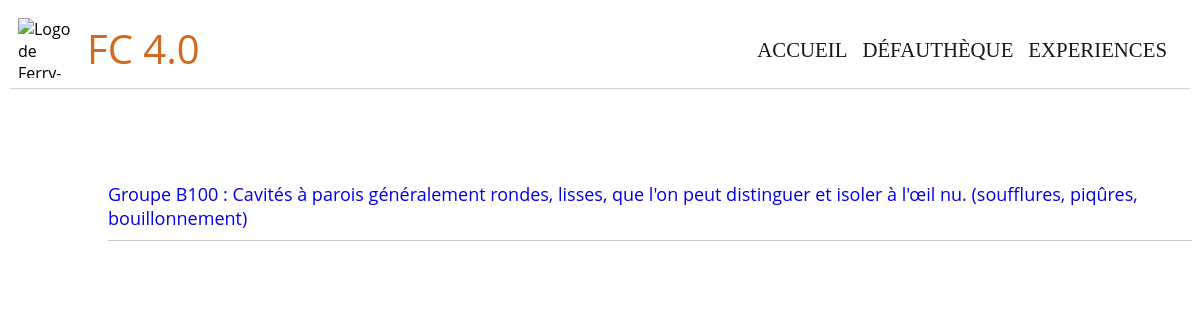
/Webfautheque/B/, run on an earlier commit of the app's database.
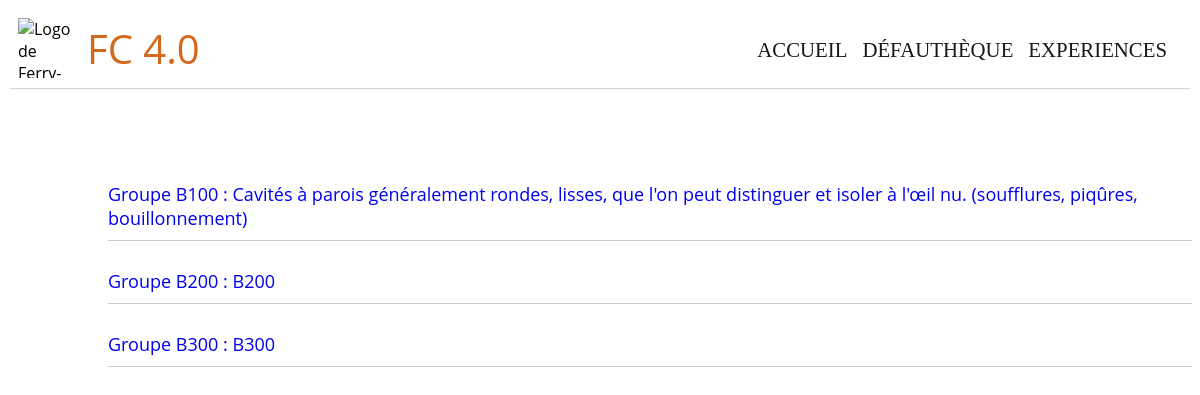
And on a later commit of the database.
### Webfautheque/models.py (models this page shows, shortened)
class Groupe(models.Model):
    classe = models.ForeignKey(Classe, on_delete=models.CASCADE)
    groupe_idperso = models.CharField('Nom du groupe', max_length=4)
    groupe_nom = models.CharField('Description ', max_length=200)

### Webfautheque/views.py (the view)
def page_groupes_defautheque(request, classe_idperso):
    groupes_list = Groupe.objects.filter(
        classe_id=Classe.objects.filter(classe_idperso=classe_idperso).values()[0]["id"])
    context = {'groupes_list': groupes_list}
    return render(request, 'Webfautheque/groupes.html', context)

### templates/Webfautheque/groupes.html (shortened to what this page needs)
<!DOCTYPE html>
<html lang="fr">
  {% extends "Webfautheque/base.html" %} {% load static %}  {% block content %}
  <link rel="stylesheet" type="text/css" href="{% static 'css/classe_groupe.css' %}"/>
  <div class="list_groupes">
    <ul>
      {% for groupe in groupes_list %}
      <li>
        <a href="/Webfautheque/{{ groupe.groupe_idperso }}"
          >Groupe {{ groupe.groupe_idperso }} : {{ groupe.groupe_nom }}</a
        >
      </li>
      {% endfor %}
    </ul>
  </div>
  {% endblock %}

What changed in the data, as far as the page shows it:
added Groupe: groupe_idperso "B200", groupe_nom "B200"
added Groupe: groupe_idperso "B300", groupe_nom "B300"
